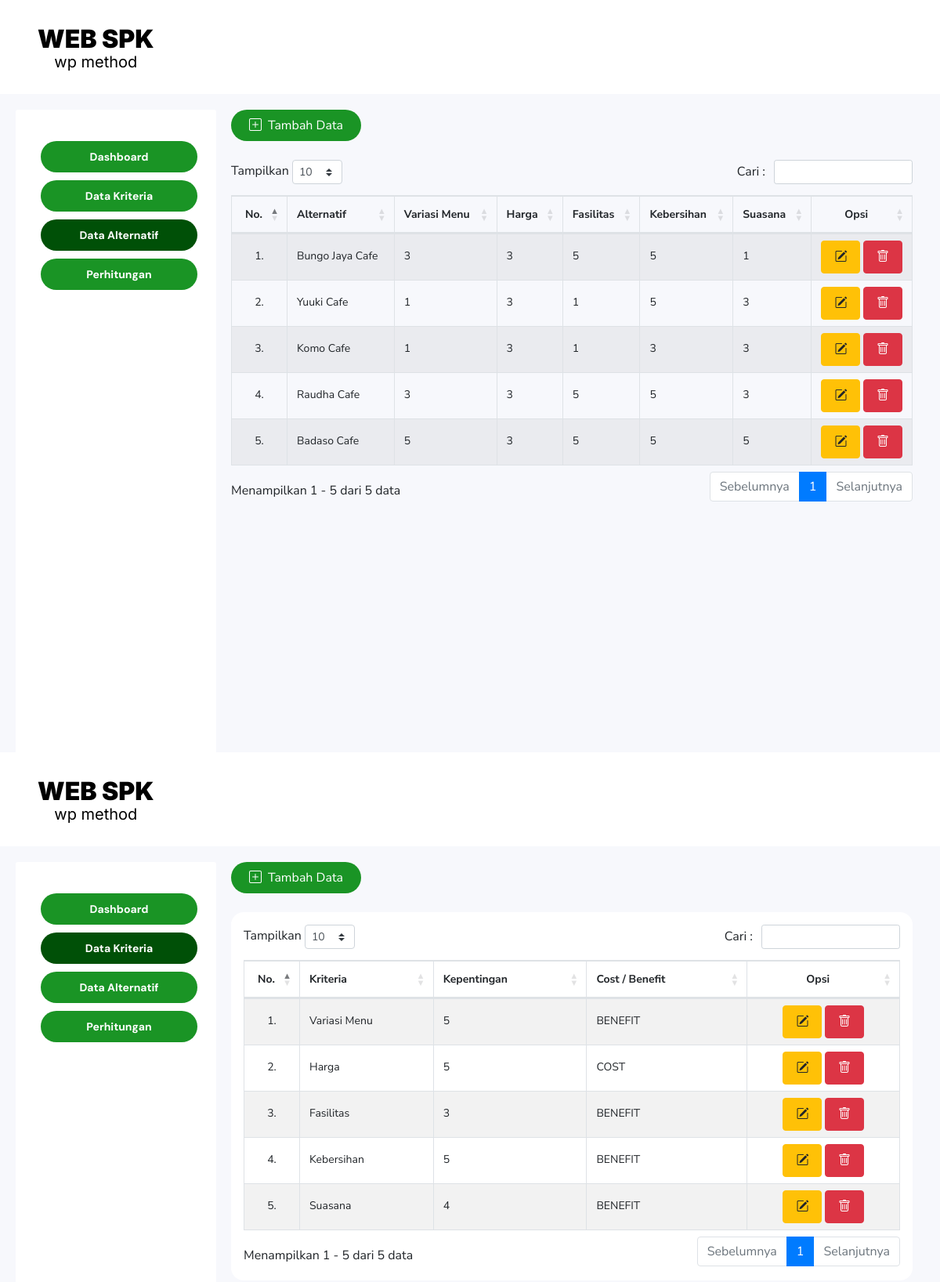
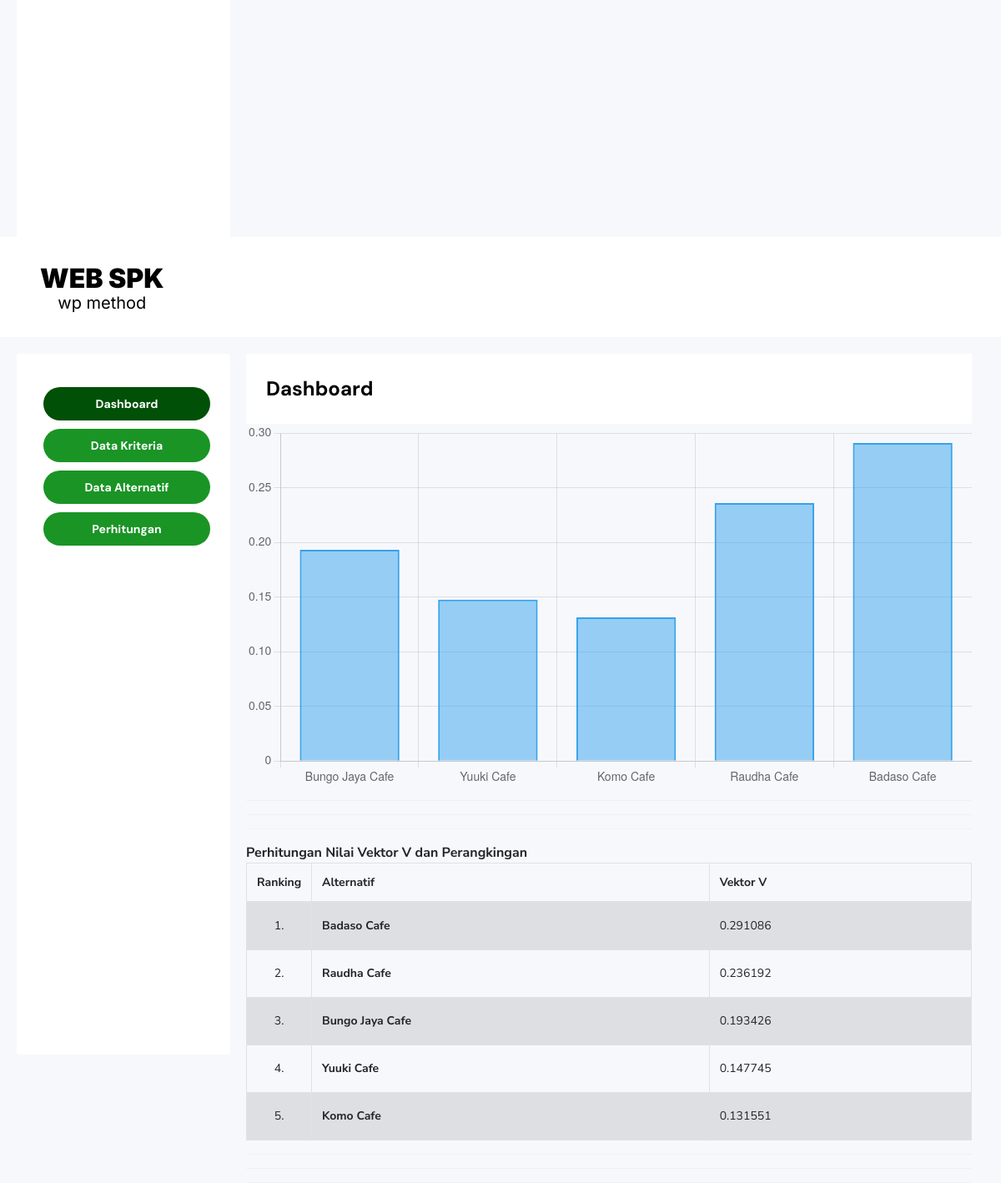
The page / on the database its author committed (2 pictures, top to bottom).
### tables this page shows
CREATE TABLE `kriteria` (
  `id_kriteria` int(11) NOT NULL,
  `kriteria` varchar(50) NOT NULL,
  `kepentingan` smallint(6) NOT NULL,
  `cost_benefit` varchar(10) NOT NULL
);

CREATE TABLE `alternatif` (
  `id_alternatif` int(11) NOT NULL,
  `alternatif` varchar(50) NOT NULL
);

CREATE TABLE `detail_alternatif` (
  `id_alternatif` int(11) NOT NULL,
  `id_kriteria` int(11) NOT NULL,
  `nilai` smallint(6) NOT NULL
);

### functions/kriteria.php (called while the page is built, shortened)
<?php
require_once "configdb.php";
require_once "alternatif.php";
class Kriteria {
    private $db;
    public function __construct(){
        $this->dbh = new Connection;
        $this->db = $this->dbh->getConnection();
    }
    public function getAllKriteria(){
        $kriteria = $this->db->query('SELECT * FROM kriteria');
        return $kriteria;
    }
}

### functions/alternatif.php (called while the page is built, shortened)
<?php
require_once "configdb.php";
require_once "kriteria.php";
class Alternatif {
    private $db;
    public function __construct(){
        $this->dbh = new Connection;
        $this->db = $this->dbh->getConnection();
    }
    public function getAllAlternatif(){
        $alternatif = $this->db->query("SELECT * FROM alternatif");
        return $alternatif;
    }
    public function getDetailAlternatifById($id){
        $statement = $this->db->prepare("SELECT id_alternatif, k.id_kriteria, kriteria, nilai FROM detail_alternatif RIGHT JOIN kriteria AS k ON k.id_kriteria = detail_alternatif.id_kriteria WHERE id_alternatif = ?");
        $statement->bind_param("i", $id);
        $statement->execute();
        $result = $statement->get_result();
        return $result;
    }
    public function checkAlternatifKriteria(){
        $count = $this->db->query("SELECT count(*) FROM detail_alternatif RIGHT JOIN kriteria AS k ON k.id_kriteria = detail_alternatif.id_kriteria WHERE nilai=0");
        return $count->fetch_array()[0];
    }
}

### configdb.php (called while the page is built, shortened)
<?php
class Connection {
	private $connection;
	public function __construct(){
		$this->connection = new mysqli("localhost", "root", "", "spk_wp");
	}
	public function getConnection(){
		return $this->connection;
	}
}

### alternatif.php (the view, shortened to what this page needs)
<?php
	require_once 'configdb.php';
  require_once 'functions/kriteria.php';
  require_once 'functions/alternatif.php';
  include_once "header.php";
  $kriterias = new Kriteria;
  $kriteria = $kriterias->getAllKriteria();
  $alternatifs = new Alternatif;
  $alternatif = $alternatifs->getAllAlternatif();
?>
<body>
  <div class="wrapper">
    <nav>
      <a class="logo" href="/">
        <span>WEB SPK</span>
        <span>wp method</span>
      </a>
    </nav>
    <aside style="border-radius:3px;">
      <ul>
        <li><a href="index.php">Dashboard</a></li>
        <li><a href="kriteria.php">Data Kriteria</a></li>
        <li><a href="alternatif.php" class="active">Data Alternatif</a></li>
        <li><a href="perhitungan.php">Perhitungan</a></li>
      </ul>
    </aside>
    <main>
      <div class="container">
        <a class="btn-add-alternatif" href='add-alternatif.php'><i class="bi bi-plus-square"></i> Tambah
          Data</a>
        <div class="panel panel-primary" style="border-radius:16px;border:none;">
          <div class="panel-body table-responsive">
            <table id="tabel-alternatif" class="table table-striped table-bordered table-hover" cellspacing="0"
              width="100%">
              <thead>
                <tr>
                  <th class="text-center" style="width: 2rem;">No.</th>
                  <th>Alternatif</th>
                  <?php foreach($kriteria as $k): ?>
                  <th><?= $k["kriteria"] ?></th>
                  <?php endforeach; ?>
                  <th class="text-center">Opsi</th>
                </tr>
              </thead>
              <tbody>
                <?php
                  $i = 1;
                  foreach($alternatif as $alt):
                ?>
                <tr>
                  <td class="text-center"><?= $i++ ?>.</td>
                  <td><?= $alt["alternatif"] ?></td>
                  <?php
                    $detailAlternatif = $alternatifs->getDetailAlternatifById($alt["id_alternatif"]);
                    foreach($detailAlternatif as $da):
                  ?>
                  <td><?php if($da["nilai"] != 0): echo $da["nilai"]; else: echo "belum ada nilai"; endif; ?></td>
                  <?php endforeach; ?>
                  <td class="text-center p-2">
                    <a href="edit-alternatif.php?id=<?= $alt["id_alternatif"]; ?>"
                      class="btn btn-warning py-2 px-3 mb-md-2 mb-lg-0" data-bs-toggle="tooltip" data-bs-title="Edit"><i class="bi bi-pencil-square"></i></a>
                    <a href="#" class="btn btn-danger py-2 px-3 text-white"
                      onclick="hapus(<?= $alt['id_alternatif'] ?>, '<?= $alt['alternatif'] ?>')"  data-bs-toggle="tooltip" data-bs-title="Hapus"><i
                        class="bi bi-trash"></i></a>
                  </td>
                </tr>
                <?php endforeach; ?>
              </tbody>
            </table>
          </div>
        </div>
      </div>
  </div>
</body>
</html>

### header.php (shortened to what this page needs)
<!DOCTYPE html>
<html lang="en">
<head>
  <link rel="stylesheet" href="https://cdn.jsdelivr.net/npm/bootstrap-icons@1.10.5/font/bootstrap-icons.css">
  <link href="assets/css/bootstrap.min.css" rel="stylesheet">
  <link rel="stylesheet" type="text/css" href="assets/css/bootstrap.css">
  <link rel="stylesheet" type="text/css" href="assets/css/dataTables.bootstrap4.min.css">
  <link rel="stylesheet" href="assets/css/style.css">
</head>

### kriteria.php (shortened to what this page needs)
<?php
	require_once 'configdb.php';
  require_once 'functions/kriteria.php';
  include_once "header.php";
  $kriterias = new Kriteria;
  $kriteria = $kriterias->getAllKriteria();
?>
<body>
  <div class="wrapper">
    <nav>
      <a class="logo" href="/">
        <span>WEB SPK</span>
        <span>wp method</span>
      </a>
    </nav>
    <aside style="border-radius:3px;">
      <ul>
        <li><a href="index.php">Dashboard</a></li>
        <li><a href="kriteria.php" class="active">Data Kriteria</a></li>
        <li><a href="alternatif.php">Data Alternatif</a></li>
        <li><a href="perhitungan.php">Perhitungan</a></li>
      </ul>
    </aside>
    <main>
      <div class="container">
        <div id="page-wrapper">
          <a class="btn-add-alternatif" href='add-kriteria.php'><i class="bi bi-plus-square"></i> Tambah Data</a>
          <div class="row">
            <div class="col-lg-12">
              <div class="panel panel-primary card p-3" style="border-radius:16px;border:none;">
                <div class="panel-body table-responsive">
                  <table id="tabel-kriteria" class="table table-striped table-bordered table-hover" cellspacing="0" width="100%">
                    <thead>
                      <tr>
                        <th class="text-center" style="width: 2rem;">No.</th>
                        <th>Kriteria</th>
                        <th>Kepentingan</th>
                        <th>Cost / Benefit</th>
                        <th class='text-center'>Opsi</th>
                      </tr>
                    </thead>
                    <tbody>
                      <?php
                        $i=1;
                        foreach($kriteria as $k) :
                      ?>
                      <tr>
                        <td class="text-center"><?= $i++ ?>.</td>
                        <td><?= $k['kriteria'] ?></td>
                        <td><?= $k['kepentingan'] ?></td>
                        <td class="text-uppercase"><?= $k['cost_benefit'] ?></td>
                        <td class="text-center p-2">
                          <a href="edit-kriteria.php?id=<?= $k["id_kriteria"]; ?>" class="btn btn-warning py-2 px-3 mb-md-2 mb-lg-0"  data-bs-toggle="tooltip" data-bs-title="Edit"><i class="bi bi-pencil-square"></i></a>
                          <a href="#" class="btn btn-danger py-2 px-3 text-white" onclick="hapus(<?= $k['id_kriteria'] ?>, '<?= $k['kriteria'] ?>')" data-bs-toggle="tooltip" data-bs-title="Hapus"><i class="bi bi-trash"></i></a>
                        </td>
                      </tr>
                      <?php endforeach; ?>
                    </tbody>
                  </table>
                </div>
              </div>
            </div>
          </div>
        </div>
      </div>
  </div>
</body>
</html>

### index.php (shortened to what this page needs)
<?php
	require_once 'configdb.php';
	require_once 'functions/alternatif.php';
	require_once 'functions/kriteria.php';
	require_once 'functions/perhitungan.php';
	include_once "header.php";
	$kriterias = new Kriteria;
	$kriteria = $kriterias->getAllKriteria();
	$alternatifs = new Alternatif;
	$alternatif = $alternatifs->getAllAlternatif();
	$status = $alternatifs->checkAlternatifKriteria();
	if(!($status > 0)):
		$totalKepentingan = 0;
		foreach($kriteria as $k):
		$totalKepentingan += $k["kepentingan"];
		endforeach;
		$arrPangkat = array();
		foreach($kriteria as $k):
			$bobotKepentingan = $k["kepentingan"]/$totalKepentingan;
			$pangkat = $k["cost_benefit"] === "benefit" ? $bobotKepentingan : (-1)*$bobotKepentingan;
			array_push($arrPangkat, $pangkat);
		endforeach;
		$arrVectorS = array();
		foreach($alternatif as $alt):
			$vectorS = array();
			$c=0;
			$detailAlternatif = $alternatifs->getDetailAlternatifById($alt["id_alternatif"]);
			foreach($detailAlternatif as $dalt):
				array_push($vectorS, pow($dalt["nilai"], $arrPangkat[$c++]));
			endforeach;
			$totalVectorS = array_product($vectorS);
			array_push($arrVectorS, $totalVectorS);
		endforeach;
		$totalAllVectorS = array_sum($arrVectorS);
		$hasilAkhir = array();
		$arrVectorV = array();
		$d = 0;
		foreach($alternatif as $alt):
			$vectorV = round($arrVectorS[$d]/$totalAllVectorS, 6);
			$arrVectorV[$d] = round($arrVectorS[$d]/$totalAllVectorS, 6);
			array_push($hasilAkhir, [$alt["alternatif"], $vectorV]);
			$d++;
		endforeach;
		usort($hasilAkhir, 'cmp');
	endif;
?>
<body>
	<div class="wrapper">
		<nav>
			<a class="logo" href="index.php">
				<span>WEB SPK</span>
				<span>wp method</span>
			</a>
		</nav>
		<aside style="border-radius:3px;">
			<ul>
				<li><a href="index.php" class="active">Dashboard</a></li>
				<li><a href="kriteria.php">Data Kriteria</a></li>
				<li><a href="alternatif.php">Data Alternatif</a></li>
				<li><a href="perhitungan.php">Perhitungan</a></li>
			</ul>
		</aside>
		<main>
			<div class="container">
				<div class=" panel panel-primary" style="border-radius:16px;border:none;">
					<div class="panel-heading"
						style="padding:24px;border:none;background:#fff;color:#000;font-family: 'DM Sans';font-size:24px;font-weight:700;">
						Dashboard</div>
					<div class="panel-body">
						<?php if($status > 0): ?>
						<div class="alert alert-danger d-flex align-items-center justify-content-center fw-bold"
							role="alert">
							<i class="bi bi-info-circle-fill mr-1"></i> Oopss... masih ada nilai kriteria yang belum
							diinputkan
							dibeberapa alternatif
						</div>
						<div class="text-center">
							<a href="alternatif.php" class="btn btn-warning">Masukkan nilai</a>
						</div>
						<?php else: ?>
						<div>
							<canvas id="canvas"></canvas>
						</div>
						<hr>
						<hr>
						<hr>
						<span class="d-block"><b>Perhitungan Nilai Vektor V dan Perangkingan</b></span>
						<table class='table table-striped table-bordered table-hover'>
							<thead>
								<tr>
									<th class="text-center" style="width: 2rem;">Ranking</th>
									<th>Alternatif</th>
									<th>Vektor V</th>
								</tr>
							</thead>
							<tbody>
								<?php $ranking=1; foreach ($hasilAkhir as $hasil): ?>
								<tr>
									<td class="text-center"><?= $ranking++ ?>.</td>
									<td class="fw-bold"><?= $hasil[0] ?></td>
									<td><?= $hasil[1] ?></td>
								</tr>
								<?php endforeach; ?>
							</tbody>
						</table>
						<hr>
						<hr>
						<?php endif; ?>
					</div>
				</div>
			</div>
		</main>
	</div>
	<script>
		const ctx = document.getElementById("canvas");
		// label
		const labels = [];
		<?php foreach($alternatif as $alt): ?>
			labels.push(`<?=$alt["alternatif"] ?>`);
		<?php endforeach; ?>
		// data
		const datas = [];
		<?php foreach($arrVectorV as $v): ?>
			datas.push('<?= $v ?>');
		<?php endforeach; ?>
		Chart.defaults.font.size = 14;
		new Chart(ctx, {
			type: 'bar',
			data: {
				labels: labels,
				datasets: [{
					label: 'Nilai vektor V',
					data: datas,
					borderWidth: 2
				}]
			},
			options: {
				scales: {
					y: {
						beginAtZero: true
					}
				},
				plugins: {
					legend: {
						display: false,
					},
					tooltip: {
						displayColors: false
					}
				}
			}
		});
	</script>
</body>
</html>

### assets/css/style.css (style rules this page uses)
* { padding:0; margin:0; box-sizing: border-box; font-family: 'Nunito Sans', sans-serif; }
body { background-color:#f7f8fc; }
.wrapper { display: grid; grid-template-areas: "nav nav nav" "aside main main" "aside main main"; grid-template-columns:200px 1fr 1fr; column-gap:60px; }
.wrapper nav { grid-area: nav; width: 100%; height: 120px; display: flex; justify-content: start; align-items: center; background-color: #fff; padding-left:48px; }
.wrapper nav a { display:flex; flex-direction:column; justify-content: center; align-items: center; color:#000; }
.wrapper nav a span:nth-child(1) { font-family: 'Inter'; font-style: normal; font-weight: 900; font-size: 32px; }
.wrapper nav a span:nth-child(2) { font-family: 'Inter'; font-style: normal; font-weight: 400; font-size: 20px; margin-top:-10px; }
.wrapper aside { grid-area: aside; width: 256px; height: 100%; margin:20px; background-color: #fff; }
.wrapper aside ul { list-style:none; width:100%; height:100%; display:flex; justify-content:start; align-items:start; flex-direction:column; padding-top:40px; gap:10px; }
.wrapper aside ul li a { font-family: 'DM Sans'; font-style: normal; font-weight: 700; font-size: 14px; color: #000; text-decoration: none; width:200px; height:40px; border-radius:28px; padding:16px 48px; background:#1a9425; display:grid; place-content: center; transition:.3s; cursor:pointer; color:#fff; }
.active { background:#005007 !important; }
.wrapper main { grid-area: main; height: 100vh; margin:20px; }
.btn-add-alternatif { width:166px; height:40px; border-radius:32px; padding:8px 16px; display:flex; justify-content:center; align-items:center; gap:8px; background:#1a9425; color:#fff; text-decoration:none; transition:.3s; margin-bottom:24px; }
.table { font-size: 14px; }
.table td { line-height: 2rem !important; }

### rows shown on the page
kriteria: kriteria "Variasi Menu", kepentingan "5", cost_benefit "BENEFIT"
kriteria: kriteria "Harga", kepentingan "5", cost_benefit "COST"
kriteria: kriteria "Fasilitas", kepentingan "3", cost_benefit "BENEFIT"
kriteria: kriteria "Kebersihan", kepentingan "5", cost_benefit "BENEFIT"
kriteria: kriteria "Suasana", kepentingan "4", cost_benefit "BENEFIT"
alternatif: alternatif "Bungo Jaya Cafe"
detail_alternatif: nilai "3"
detail_alternatif: nilai "3"
detail_alternatif: nilai "5"
detail_alternatif: nilai "5"
detail_alternatif: nilai "1"
alternatif: alternatif "Yuuki Cafe"
detail_alternatif: nilai "1"
detail_alternatif: nilai "3"
detail_alternatif: nilai "1"
detail_alternatif: nilai "5"
detail_alternatif: nilai "3"
alternatif: alternatif "Komo Cafe"
detail_alternatif: nilai "1"
detail_alternatif: nilai "3"
detail_alternatif: nilai "1"
detail_alternatif: nilai "3"
detail_alternatif: nilai "3"
alternatif: alternatif "Raudha Cafe"
detail_alternatif: nilai "3"
detail_alternatif: nilai "3"
detail_alternatif: nilai "5"
detail_alternatif: nilai "5"
detail_alternatif: nilai "3"
alternatif: alternatif "Badaso Cafe"
detail_alternatif: nilai "5"
detail_alternatif: nilai "3"
detail_alternatif: nilai "5"
detail_alternatif: nilai "5"
detail_alternatif: nilai "5"

### other values the page prints
$hasil[0] "Badaso Cafe"
$hasil[1] "0.291086"
$hasil[0] "Raudha Cafe"
$hasil[1] "0.236192"
$hasil[0] "Bungo Jaya Cafe"
$hasil[1] "0.193426"
$hasil[0] "Yuuki Cafe"
$hasil[1] "0.147745"
$hasil[0] "Komo Cafe"
$hasil[1] "0.131551"
chart data {{ $alt["alternatif"] }} Bungo Jaya Cafe, Yuuki Cafe, Komo Cafe, Raudha Cafe, Badaso Cafe
chart data {{ $v }} 0.193426, 0.147745, 0.131551, 0.236192, 0.291086
